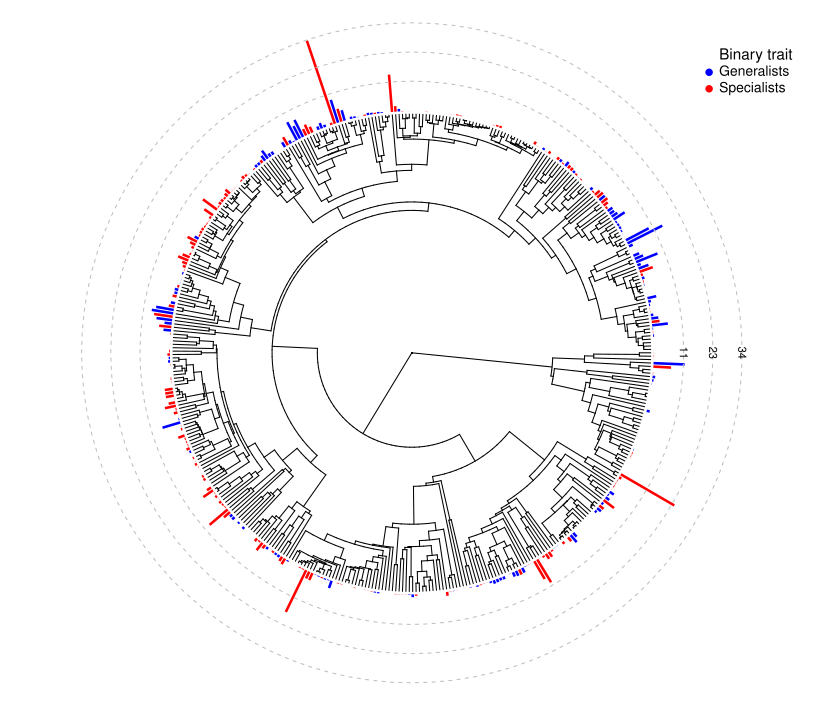

Here is the R script that generated this plot:
# Terrence Sylvester
# 28 August 2021
# pradakshanas@gmail.com

#load libraries
library(ape)
library(phytools)
library(plotrix)
library(ggplot2)

# helper functions
source("../rscripts/helper.functions.R")

#load data
load("../results/7a.Lepidoptera.branch.specific.rates.RData")

# make three data tables
tipRates <- tipChroms <- tipFeeding <- as.data.frame(matrix(data = NA,
                                                            ncol = 100,
                                                            nrow = Ntip(tree)))
# get colnames
colnames(tipRates) <- colnames(tipChroms) <- colnames(tipFeeding) <- paste("test",1:100)
# get row names
row.names(tipRates) <- row.names(tipChroms) <- row.names(tipFeeding) <- tree$tip.label
# fill each table

for(j in 1:100){
  tipRates[,j] <- final.results[[j]][row.names(tipRates),5]
  tipChroms[,j] <- final.results[[j]][row.names(tipChroms),2]
  tipFeeding[,j] <- final.results[[j]][row.names(tipFeeding),4]
}

# get the final result from all 100 runs
tipRateStat <- as.data.frame(matrix(data = NA,
                                    ncol = 5,
                                    nrow = Ntip(tree)))
colnames(tipRateStat) <- c("species", "genProb","chromNum","sdChrom","rate")
# fill
tipRateStat$species <- row.names(tipRates)
tipRateStat$genProb <- tipFeeding[,sample(1:100,1)]
tipRateStat$rate <- rowMeans(tipRates)
tipRateStat$chromNum <- rowMeans(tipChroms)

for(i in 1:441){
  tipRateStat$sdChrom[i] <- sd(as.numeric(tipChroms[i,]))
}

# plot tree with branches
scale <- .9
plotTree.wBars(tree = tree,
               x = setNames(tipRateStat$rate, tipRateStat$species),
               type = "fan",
               col = c("red","blue")[tipRateStat$genProb+1],
               border = NA,
               lwd = 1,
               scale = scale,
               width = 1)
radi <- getRadius(scale = scale,
                  width = 1,
                  tree = tree,
                  tip.labels = FALSE,
                  trait.values = tipRateStat$rate,
                  classes = 3)

#plot circles
draw.circle(x = 0,
            y = 0,
            radius = radi,
            nv=100,
            border="gray",
            col=NA,
            lty=2,
            density=NULL,
            angle=45,
            lwd=1)
# add corresponding rate class for each rate
text(x = radi,
     y = rep(0, length(radi)),
     labels = round(as.numeric(names(radi)),0),
     srt = -90, 
     cex = 0.7)

# add legend
xPoints <- max(radi)

off <- 0.1

text(x = xPoints - (xPoints* off),
     y = xPoints - (xPoints* off),
     labels = "Binary trait",
     pos = 4,
     cex = .9)

points(x = rep(xPoints - (xPoints* off),2),
       y = c((xPoints - (xPoints* off)) - xPoints * 0.05,
             (xPoints - (xPoints* off)) - xPoints * 0.1),
       pch = 16,
       col = c("blue","red"))
text(x = rep(xPoints - (xPoints* off),2),
     y = c((xPoints - (xPoints* off)) - xPoints * 0.05,
           (xPoints - (xPoints* off)) - xPoints * 0.1),
     labels = c("Generalists", "Specialists"),
     pos = 4,
     cex = 0.8)

# non parametric t test
# all rates
wilcox.test(tipRateStat$rate ~ tipRateStat$genProb)
# highest rate removed
wilcox.test(tipRateStat$rate[-c(133)] ~ tipRateStat$genProb[-c(133)])
# top 3 rates removed
wilcox.test(tipRateStat$rate[-c(133,404,299)] ~ tipRateStat$genProb[-c(133,404,299)])
# top 5% removed
wilcox.test(tipRateStat$rate[(tipRateStat$rate <= quantile(tipRateStat$rate, 0.95))] ~ tipRateStat$genProb[(tipRateStat$rate <= quantile(tipRateStat$rate, 0.95))])
# only in top 5%
wilcox.test(tipRateStat$rate[(tipRateStat$rate > quantile(tipRateStat$rate, 0.95))] ~ tipRateStat$genProb[(tipRateStat$rate > quantile(tipRateStat$rate, 0.95))])

# log transformed dodged bar plot
ggplot(tipRateStat, aes(x = (rate)^2, 
                        fill = as.factor(genProb))) +
  geom_histogram(position = "dodge2",
                 binwidth = 25) +
  scale_fill_discrete("Larval feeding type",
                      labels = c("Specialists", "Generalists"), 
                      type = c("#f1a340","#998ec3")) +
  xlab(expression(paste("Species rate ", "(MY"^-1,")"))) + 
  ylab("Count") + 
  theme_bw()


# log transformed woth zero rates dodged bar plot
ggplot(tipRateStat, aes(x = log(rate + 1), 
                        fill = as.factor(genProb))) +
  geom_histogram(position = "dodge2",
                 binwidth = 0.25) +
  scale_fill_discrete("Larval feeding type",
                      labels = c("Specialists", "Generalists"), 
                      type = c("#f1a340","#998ec3")) +
  xlab(expression(paste("Species rate ", "(MY "^-1,")"))) + 
  ylab("Count") + 
  scale_x_continuous(breaks = log(c(0.01,0.1,1,10,100,1000)), 
                     labels = c(0.01,0.1,1,10,100,1000)) +
  theme_bw()

# square root transformed dodged bar plot
ggplot(tipRateStat, aes(x = sqrt(rate), 
                        fill = as.factor(genProb))) +
  geom_histogram(position = "dodge2",
                 binwidth = 0.25) +
  scale_fill_discrete("Larval feeding type",
                      labels = c("Specialists", "Generalists"), 
                      type = c("#f1a340","#998ec3")) +
  xlab(expression(paste("Species rate ", "(MY "^ -1,")"))) + 
  ylab("Count") + 
  scale_x_continuous(breaks = c(0,1,2,3,4,5,6,7,8,9,10,11,12), 
                     labels = c(0,1,4,9,16,25,36,49,64,81,100,121,144)) +
  theme_bw()
